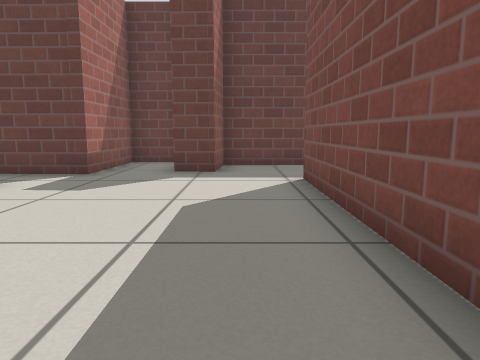
[1] (above)

12 first-person views from a walk through a Gazebo world. The camera is 0.5 m above the floor, tilts 8° down and sees 70° across. The floor is counted in squares, 0.5 m on a side. Each view is taken from the middle of a square. On the plan, view 1 faces up. The plan holds only what a view shows up to about 13 squares ahead; the rest is blank. The place goes on beyond the plan. Gazebo's built-in surfaces are drawn with simple patterns.

[2]
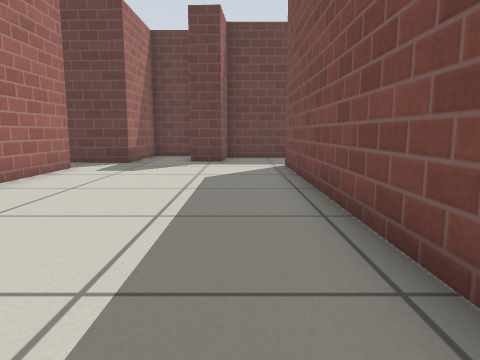

[3]
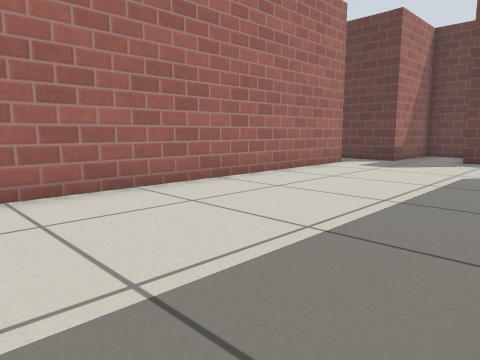

[4]
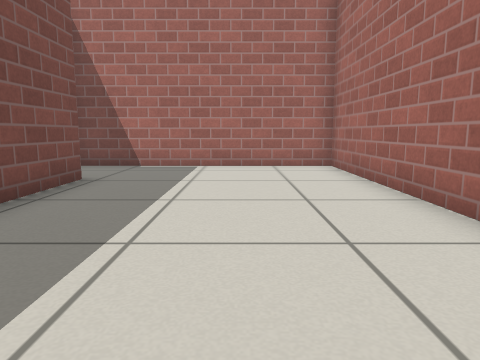

[5]
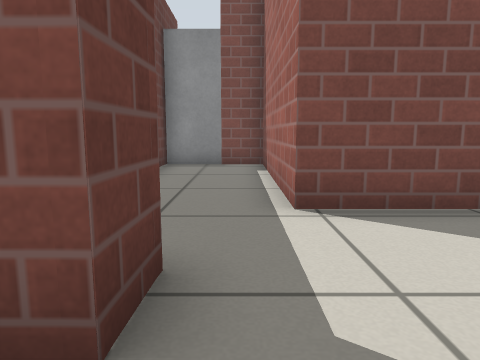

[6]
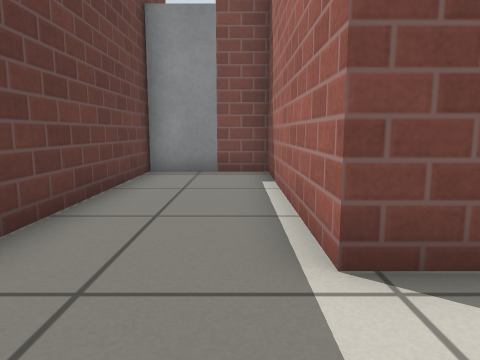

[7]
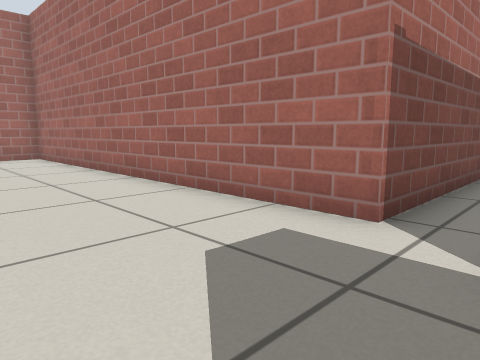

[8]
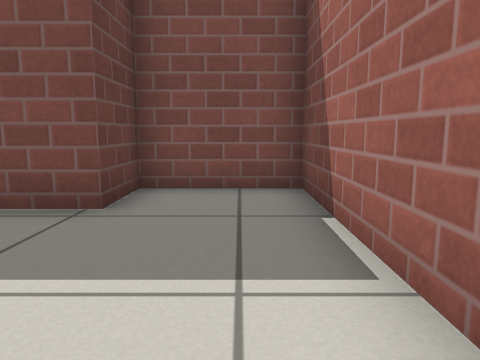

[9]
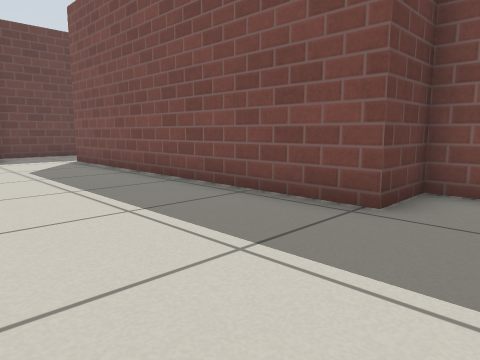

[10]
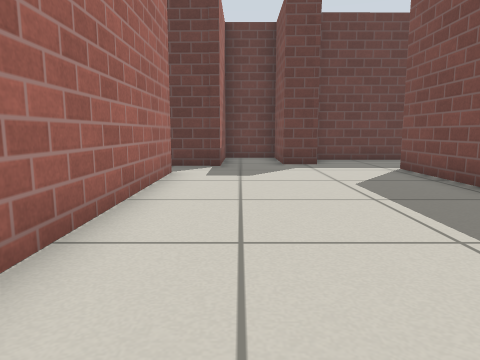

[11]
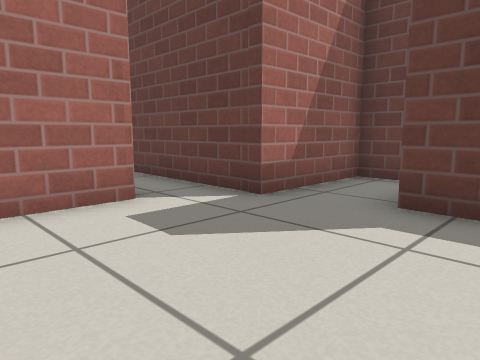

[12]
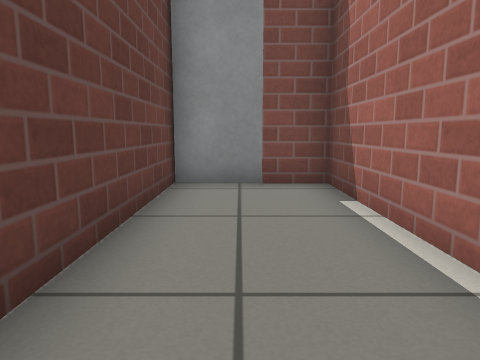

### Floor plan
Points are (right, up) in squares from view 1. A wall is a line through its corners. A room is listed if a view was taken in it or the views show most of it. See-through windows are left out.
Room 1 (views 1, 2, 3, 4, 5, 6, 7, 8, 9, 10, 11, 12)
walls: (-8.5, 6.5) (-4.7, 6.5) (-4.7, -6.1) (3.1, -6.1) (3.1, -3.2) (1.4, -3.2) (1.4, 7.3) (7.6, 7.3) (7.6, 8.6); (7.4, 10.3) (-0.5, 10.3) (-0.6, 8.6) (-1.7, 8.6) (-1.7, 11.3) (-3.6, 11.3) (-3.6, 8.1) (-8, 8.2)
objects: door leaf (8, 9) to (8, 10)

Positions as (right, up) in squares from view 1, and headings:
1: (0, 0), facing up
2: (0, -3), facing up
3: (1, -4), facing up-left
4: (-2, 4), facing down
5: (-3, 8), facing right
6: (-1, 8), facing right
7: (-1, 8), facing down-left
8: (-3, -5), facing right
9: (-3, -5), facing up-right
10: (-3, -2), facing up
11: (0, 4), facing up-left
12: (1, 9), facing right
